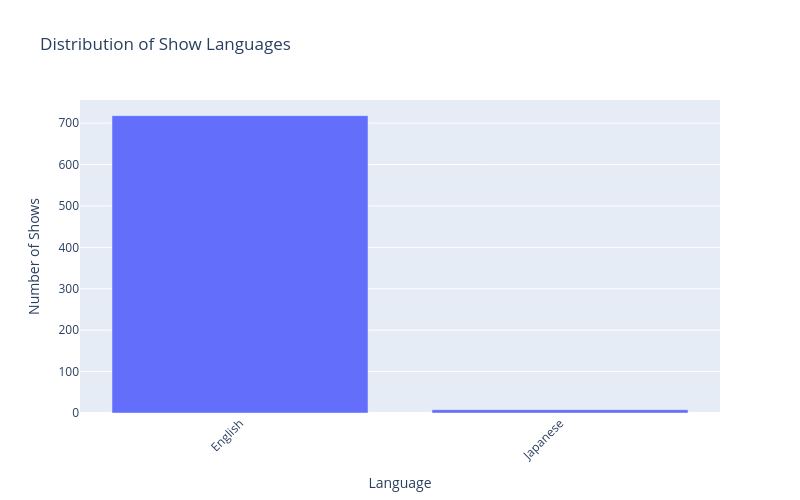

Notebook code for this chart:
### Markdown cell above
### 9.2 Distribution of Languages

This analysis shows the distribution of show languages in the dataset. It helps identify whether the catalog is diverse or concentrated around specific languages.

### Code cell
# Count languages
language_counts = df_cleaned["language"].value_counts().reset_index()
language_counts.columns = ["language", "count"]

# Plot distribution of languages using Plotly
fig = px.bar(
    language_counts,
    x="language",
    y="count",
    title="Distribution of Show Languages",
    labels={
        "language": "Language",
        "count": "Number of Shows"
    }
)

fig.update_layout(
    xaxis_tickangle=-45,
    width=800,
    height=500
)

fig.show()

### Figure 1 — Plotly figure (JSON) as saved in the notebook; plotly's stock layout.template omitted (floating-point values rounded to 4 significant figures)
{"data": [{"hovertemplate": "Language=%{x}<br>Number of Shows=%{y}<extra></extra>", "legendgroup": "", "marker": {"color": "#636efa", "pattern": {"shape": ""}}, "name": "", "orientation": "v", "showlegend": false, "textposition": "auto", "type": "bar", "x": ["English", "Japanese"], "xaxis": "x", "y": [718, 8], "yaxis": "y"}], "layout": {"barmode": "relative", "height": 500, "legend": {"tracegroupgap": 0}, "title": {"text": "Distribution of Show Languages"}, "width": 800, "xaxis": {"anchor": "y", "domain": [0, 1], "tickangle": -45, "title": {"text": "Language"}}, "yaxis": {"anchor": "x", "domain": [0, 1], "title": {"text": "Number of Shows"}}}}
